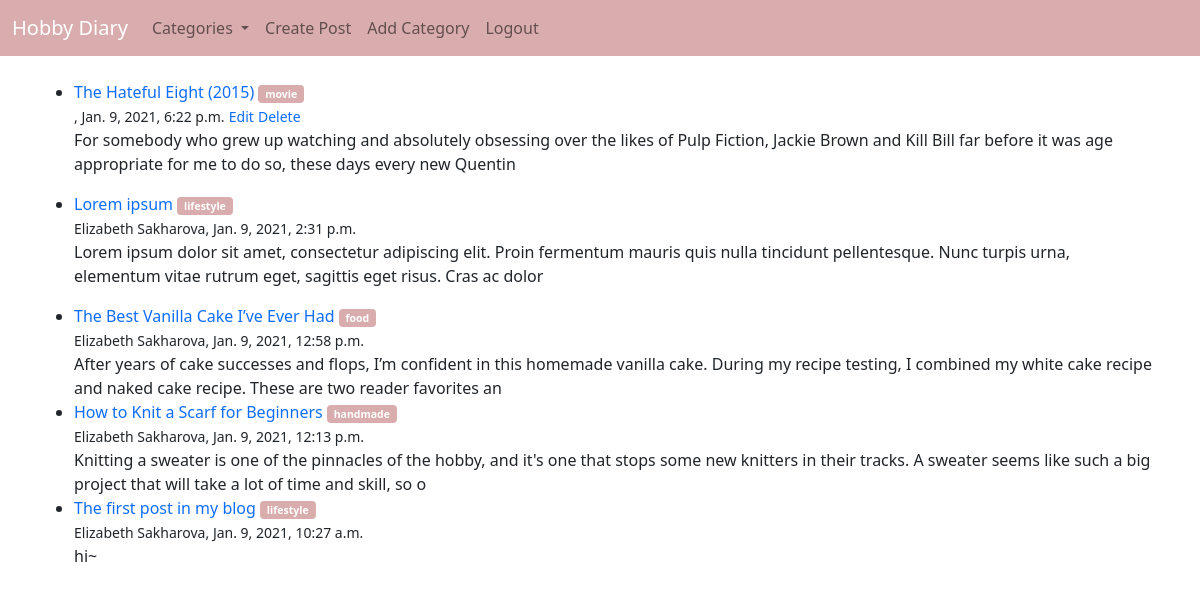
Screenshot of / (signed in) with the database file from the repository.
### theblog/models.py (models this page shows, shortened)
class Post(models.Model):
  title = models.CharField(max_length=255)
  author = models.ForeignKey(User, on_delete=models.CASCADE)
  body = models.TextField()
  date = models.DateTimeField(auto_now_add=True)
  category = models.CharField(max_length=255, default='lifestyle')

### theblog/views.py (the view)
# urls.py: path('', HomeView.as_view(), name='home'),
class HomeView(ListView):
  model = Post
  template_name = 'home.html'
  ordering = ['-date']
  def get_context_data(self, *args, **kwargs):
    cat_menu = Category.objects.all()
    context = super(HomeView, self).get_context_data(*args, **kwargs)
    context['cat_menu'] = cat_menu
    return context

### theblog/models.py (called while the page is built)
  def __str__(self):
    return str(self.name)

### theblog/templates/home.html
{% extends 'base.html' %}
{% block content %}
<ul>
  {% for post in object_list %}
    <li>
      <a href="{% url 'article-detail' post.pk %}" class="text-decoration-none">
        {{ post.title }}
      </a>
      <a href="{% url 'category' post.category|slugify %}">
        <small><span class="badge badge-pill badge-dark" style="color:white; background-color: #d9adad;">{{ post.category }}</span></small>
      </a>
      <br/>
      <small>{{ post.author.first_name }} {{ post.author.last_name }}, {{ post.date }}</small>
      {% if user.is_authenticated %}
      {% if user.id == post.author.id %}
      <small><a href="{% url 'update-post' post.pk %}" class="text-decoration-none">Edit</a></small>
      <small><a href="{% url 'delete-post' post.pk %}" class="text-decoration-none">Delete</a></small>
      {% endif %}
      {% endif %}
      <br>
      {{ post.body|slice:":200"|safe }}
    </li>
  {% endfor %}
</ul>
{% endblock %}

### rows the page displays
Post: title "The Hateful Eight (2015)", category "movie", date "Jan. 9, 2021, 6:22 p.m.", shows "Edit", body "For somebody who grew up watching and absolutely obsessing over the likes of Pulp Fiction, Jackie Brown and Kill Bill far before it was age appropriate for me to do so, these days every new Quentin"
Post: title "Lorem ipsum", category "lifestyle", author.first_name "Elizabeth", author.last_name "Sakharova", date "Jan. 9, 2021, 2:31 p.m.", body "Lorem ipsum dolor sit amet, consectetur adipiscing elit. Proin fermentum mauris quis nulla tincidunt pellentesque. Nunc turpis urna, elementum vitae rutrum eget, sagittis eget risus. Cras ac dolor"
Post: title "The Best Vanilla Cake I’ve Ever Had", category "food", author.first_name "Elizabeth", author.last_name "Sakharova", date "Jan. 9, 2021, 12:58 p.m.", body "After years of cake successes and flops, I’m confident in this homemade vanilla cake. During my recipe testing, I combined my white cake recipe and naked cake recipe. These are two reader favorites an"
Post: title "How to Knit a Scarf for Beginners", category "handmade", author.first_name "Elizabeth", author.last_name "Sakharova", date "Jan. 9, 2021, 12:13 p.m.", body "Knitting a sweater is one of the pinnacles of the hobby, and it's one that stops some new knitters in their tracks. A sweater seems like such a big project that will take a lot of time and skill, so o"
Post: title "The first post in my blog", category "lifestyle", author.first_name "Elizabeth", author.last_name "Sakharova", date "Jan. 9, 2021, 10:27 a.m.", body "hi~"
